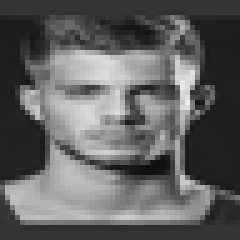
#> input picture Dataset/Focused/1116.png, 48 x 48 px, given as the content of the folder ../Dataset/Training/Bored, which was not available (shown 5 times larger)
$ python data_visualization.py
#> lines starting #> are read from the running program, lines starting #| are printed output that depends on the picture; pictures that were not available may be replaced by others from this repository, and a replacement may not be noted
import matplotlib.pyplot as plt
import os
import random
from PIL import Image
import numpy as np

class_labels = ["Neutral", "Engaged/Focused", "Bored/Tired", "Angry/Irritated"]
class_distribution = [595, 534, 500, 534]  # Images in each class

# Paths to the directories containing images for each class
class_directories = {
    "Neutral": "../Dataset/Training/Neutral",
    "Engaged/Focused": "../Dataset/Training/Focused",
    "Bored/Tired": "../Dataset/Training/Bored",
    "Angry/Irritated": "../Dataset/Training/Angry"
}


# Plot Class distribution

plt.figure(figsize=(8, 4))
plt.bar(class_labels, class_distribution)
plt.xlabel("Class")
plt.ylabel("Number of Images")
plt.title("Class Distribution")
plt.xticks(rotation=45)
plt.tight_layout()


# Sample Images

# Initialize a 5x5 grid for displaying the images
fig, axes = plt.subplots(5, 5, figsize=(10, 10))

# Randomly select 25 images from the classes
selected_images = []

# Create a list to track which classes have been represented
remaining_classes = list(class_directories.keys())

while len(selected_images) < 25:
    # Shuffle the list of remaining classes to randomize selection
    random.shuffle(remaining_classes)

    for class_label in remaining_classes:
        dir_path = class_directories[class_label]
        image_files = os.listdir(dir_path)

        if len(image_files) > 0:
            random_image = Image.open(os.path.join(dir_path, random.choice(image_files)))
#> random_image is the input picture: PIL image 48x48 L; min 13, max 238, mean 96.3
            selected_images.append((random_image, class_label))

# Display the selected images in the grid
for i in range(25):
    img, class_label = selected_images[i]
    axes[i // 5, i % 5].imshow(img)
    axes[i // 5, i % 5].set_title(class_label)
    axes[i // 5, i % 5].axis('off')
#> this loop made 25 passes
#> pass 3, `img, class_label = selected_images[i]`:
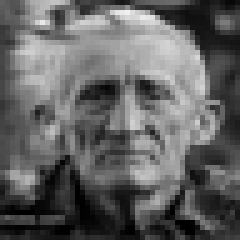
#> img: PIL image 48x48 L (shown 5 times larger); min 0, max 240, mean 98.2

plt.suptitle("Randomly Selected Images from Different Classes")
plt.tight_layout()
plt.show()
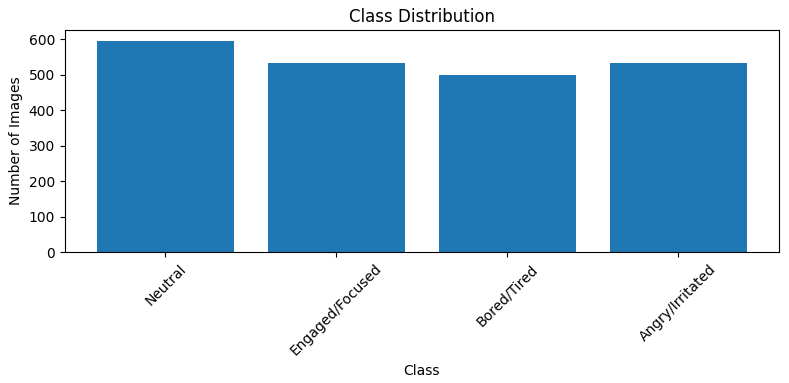
#> figure drawn by matplotlib, 1 panel; tallest bar 595 high, from x = -0.4 to 0.4
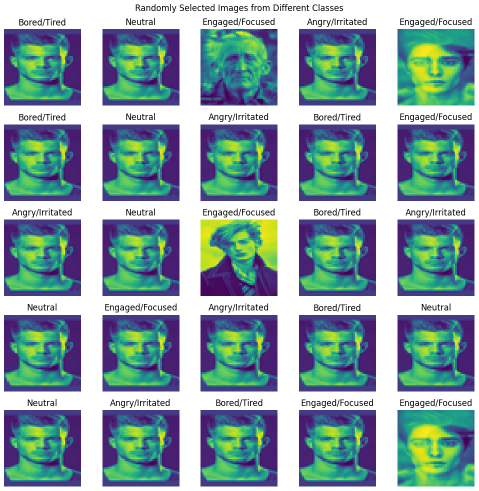
#> figure drawn by matplotlib, 25 panels


#Pixel Intensity Distribution

# Initialize an empty list to store pixel intensity values
pixel_intensities = []

# Collect pixel intensity values from the selected images
for img, _ in selected_images:
    # Convert the image to grayscale
    grayscale_img = img.convert("L")
    pixel_intensity = np.array(grayscale_img).ravel()
    pixel_intensities.extend(pixel_intensity)

# Plot the pixel intensity distribution for grayscale images
plt.figure(figsize=(8, 6))
plt.hist(pixel_intensities, bins=256, range=(0, 256), color='gray', alpha=0.7)
plt.xlabel("Pixel Intensity")
plt.ylabel("Frequency")
plt.title("Pixel Intensity Distribution for Selected Images")
plt.grid()
plt.show()
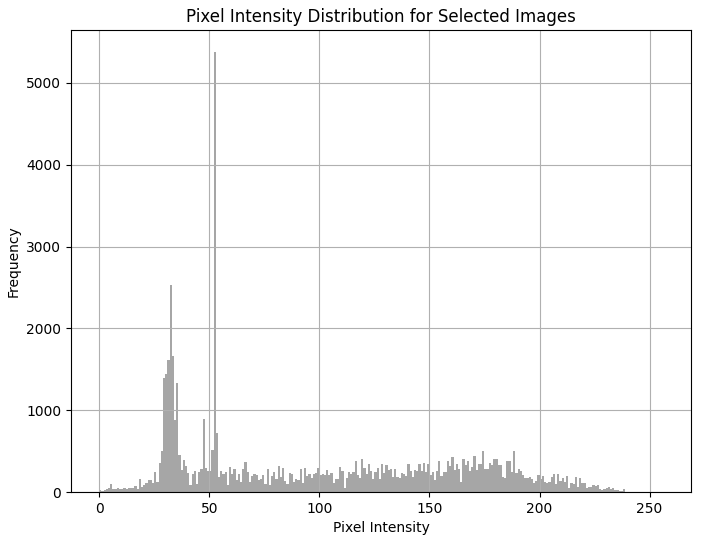
#> figure drawn by matplotlib, 1 panel; tallest bar 5378 high, from x = 52 to 53
